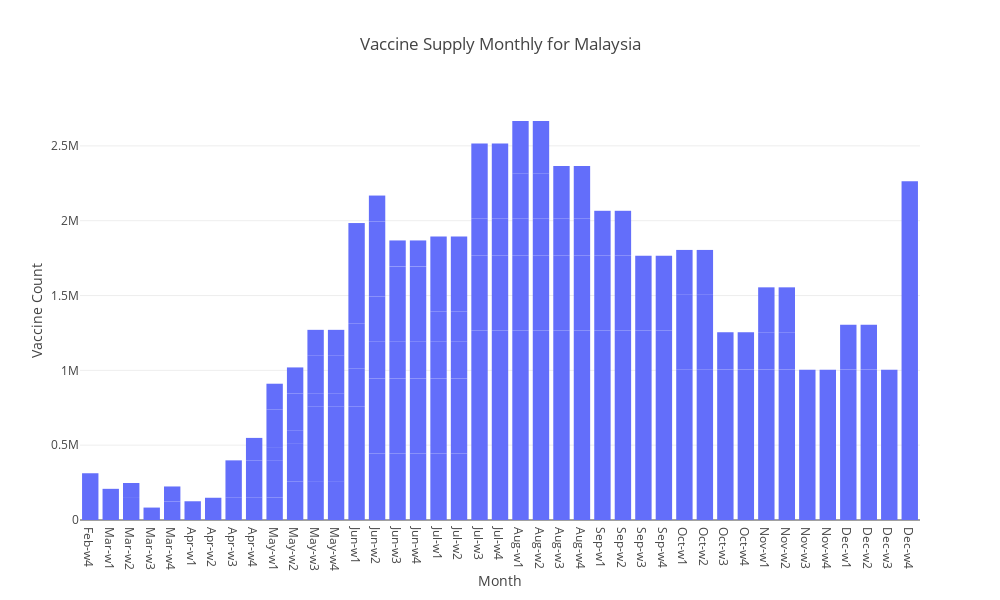

Notebook code for this chart:
### Code cell
fig = px.bar(df_1, x="Month_Week",
             y='Dose',
             title="A Grouped Bar Chart With Plotly Express in Python",   
             height=600         
            )

fig.update_layout(title = "Vaccine Supply Monthly for Malaysia",
     xaxis_title = 'Month', yaxis_title = 'Vaccine Count', title_x=0.5, template="none",
     width = 1000, height = 600)

fig.show()

### Figure 1 — Plotly figure (JSON) as saved in the notebook; plotly's stock layout.template omitted (floating-point values rounded to 4 significant figures)
{"data": [{"alignmentgroup": "True", "hovertemplate": "Month_Week=%{x}<br>Dose=%{y}<extra></extra>", "legendgroup": "", "marker": {"color": "#636efa"}, "name": "", "offsetgroup": "", "orientation": "v", "showlegend": false, "textposition": "auto", "type": "bar", "x": ["Feb-w4", "Mar-w1", "Mar-w2", "Mar-w3", "Mar-w4", "Apr-w1", "Apr-w2", "Apr-w3", "Apr-w4", "May-w1", "May-w2", "May-w3", "May-w4", "Jun-w1", "Jun-w2", "Jun-w3", "Jun-w4", "Jul-w1", "Jul-w2", "Jul-w3", "Jul-w4", "Aug-w1", "Aug-w2", "Aug-w3", "Aug-w4", "Sep-w1", "Sep-w2", "Sep-w3", "Sep-w4", "Oct-w1", "Oct-w2", "Oct-w3", "Oct-w4", "Nov-w1", "Nov-w2", "Nov-w3", "Nov-w4", "Dec-w1", "Dec-w2", "Dec-w3", "Dec-w4", "Mar-w2", "Mar-w4", "Apr-w3", "Apr-w4", "May-w1", "May-w2", "May-w3", "May-w4", "Jun-w1", "Jun-w2", "Jun-w3", "Jun-w4", "Jul-w1", "Jul-w2", "Jul-w3", "Jul-w4", "Aug-w1", "Aug-w2", "Aug-w3", "Aug-w4", "Sep-w1", "Sep-w2", "Sep-w3", "Sep-w4", "Oct-w1", "Oct-w2", "Oct-w3", "Oct-w4", "Nov-w1", "Nov-w2", "Apr-w4", "May-w1", "May-w2", "May-w3", "May-w4", "Jun-w1", "Jun-w2", "Jun-w3", "Jun-w4", "Jul-w1", "Jul-w2", "Jul-w3", "Jul-w4", "Aug-w1", "Aug-w2", "Aug-w3", "Aug-w4", "Jun-w1", "Jun-w2", "Jul-w1", "Jul-w2", "Aug-w1", "Aug-w2", "Sep-w1", "Sep-w2", "Oct-w1", "Oct-w2", "Nov-w1", "Nov-w2", "Dec-w1", "Dec-w2", "May-w1", "May-w2", "May-w3", "May-w4", "Jun-w1", "Jun-w2", "Jun-w3", "Jun-w4", "Jul-w1", "Jul-w2", "Jul-w3", "Jul-w4", "Aug-w1", "Aug-w2", "Aug-w3", "Aug-w4", "May-w1", "May-w2", "May-w3", "May-w4", "Jun-w1", "Jun-w2", "Jun-w3", "Jun-w4"], "xaxis": "x", "y": [312390, 208260, 147420, 83070, 124020, 125190, 148590, 148590, 148590, 149760, 258570, 259740, 259740, 260910, 444600, 444600, 444600, 444600, 444600, 1266135, 1266135, 1266135, 1266135, 1266135, 1266135, 1266135, 1266135, 1266135, 1266135, 1004640, 1004640, 1004640, 1004640, 1004640, 1004640, 1004640, 1004640, 1004640, 1004640, 1004640, 2263325, 100000, 100000, 250000, 250000, 250000, 250000, 500000, 500000, 500000, 500000, 500000, 500000, 500000, 500000, 500000, 500000, 500000, 500000, 500000, 500000, 500000, 500000, 500000, 500000, 500000, 500000, 250000, 250000, 250000, 250000, 150000, 87500, 87500, 87500, 87500, 250000, 250000, 250000, 250000, 250000, 250000, 250000, 250000, 250000, 250000, 250000, 250000, 300000, 300000, 200000, 200000, 300000, 300000, 300000, 300000, 300000, 300000, 300000, 300000, 300000, 300000, 250000, 250000, 250000, 250000, 500000, 500000, 500000, 500000, 500000, 500000, 500000, 500000, 350000, 350000, 350000, 350000, 173400, 173400, 173400, 173400, 173400, 173400, 173400, 173400], "yaxis": "y"}], "layout": {"barmode": "relative", "height": 600, "legend": {"tracegroupgap": 0}, "title": {"text": "Vaccine Supply Monthly for Malaysia", "x": 0.5}, "width": 1000, "xaxis": {"anchor": "y", "autorange": true, "domain": [0, 1], "range": [-0.5, 40.5], "title": {"text": "Month"}, "type": "category"}, "yaxis": {"anchor": "x", "autorange": true, "domain": [0, 1], "range": [0, 2806000.0], "title": {"text": "Vaccine Count"}, "type": "linear"}}}
